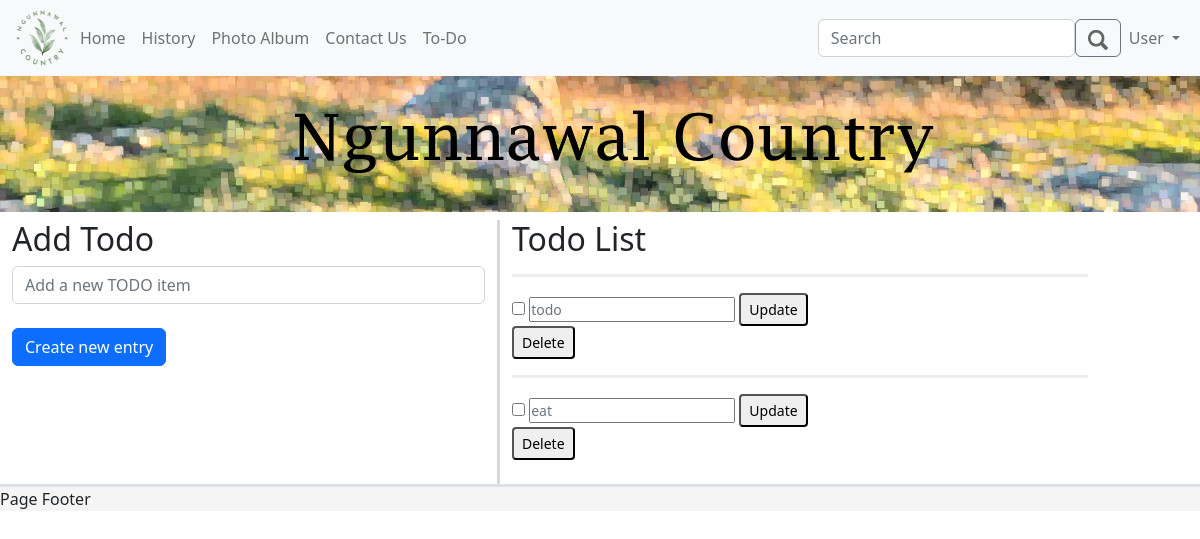
/todo (signed in), run on the app's committed database.
### models.py (models this page shows, shortened)
class User(UserMixin, db.Model):
    id = db.Column(db.Integer, primary_key=True)
    email_address = db.Column(db.String(255), unique=True)
    name = db.Column(db.String(255))
    password_hash = db.Column(db.String(255))
    user_level = db.Column(db.Integer)

class todo (db.Model):
    id = db.Column(db.Integer, primary_key=True, autoincrement=True)
    text = db.Column(db.Text)
    done = db.Column(db.Boolean)

### app.py (the view, shortened to what this page needs)
@app.route('/todo', methods=["POST", "GET"])
def view_todo():
    all_todo = db.session.query(todo).all()  # retrieves whole of to do table from database
    return render_template("todo.html", todos=all_todo, user=current_user)  # sends the user back to the to do page

### models.py (called while the page is built)
@login.user_loader
def load_user(id):
    return User.query.get(int(id))

### templates/todo.html (shortened to what this page needs)
{% extends 'template.html' %}
{% block cellContent1 %}
    <div class="row">
        <div class="col-5 vertical-divider">
            <h2>Add Todo</h2>
            <form method="POST" action="">
                <input type="text" name="text" placeholder="Add a new TODO item" class="form-control">
                <br>
                <button type="submit" value="update" class="btn btn-primary">Create new entry</button>
            </form>
        </div>
        <div class="col-6">
            <h2>Todo List</h2>
            {% for todo in todos %}
                <p>
                <hr class="horizontal-divider">
                <form method="POST" action="/todoedit/{{ todo.id }}">
                    <input type="checkbox" onclick="redirect('/todoedit/{{ todo.id }}')"
                           data-target="/todoedit/{{ todo.id }}" name="done">
                    <input type="text" title="{{ todo.dateAdded }}" value="{{ todo.text }}" name="text"
                           class="form-text">
                    <button type="submit" value="update" class="form-control-sm">Update</button>
                </form>
                <form method="GET" action="/todoedit/{{ todo.id }}">
                    <button type="submit" value="delete" class="form-control-sm">Delete</button>
                </form>
            {% endfor %}
            <br>
        </div>
    </div>
{% endblock %}

### templates/template.html (shortened to what this page needs)
<!DOCTYPE html>
<html lang="en">
<head>
    <link rel="stylesheet" href="/static/ngunnawal.css">
    <link rel="stylesheet" href="/static/css/bootstrap.css">
</head>
<body>
<nav class="navbar navbar-expand-lg bg-light sticky-top">
    <div class="container-fluid">
        <a href="/">
            <img src="/static/images/logo.png" alt="logo" width="60" height="60">
        </a>
        <div class="collapse navbar-collapse" id="navbarNav">
            <ul class="navbar-nav">
                <li class="nav-item">
                    <a class="nav-link" href="/">Home</a>
                </li>
                <li class="nav-item">
                    <a class="nav-link" href="history">History</a>
                </li>
                <li class="nav-item">
                    <a class="nav-link" href="photo">Photo Album</a>
                </li>
                {% if user.user_level == 2 %}
                    <li class="nav-item dropdown">
                        <a class="nav-link dropdown-toggle" href="/" id="navbarDropdown" role="button"
                           data-bs-toggle="dropdown" aria-expanded="false">
                            Contact Us
                        </a>
                        <ul class="dropdown-menu dropdown-menu-light"
                            aria-labelledby="navbarDropdown">
                            <li><a class="dropdown-item" href="contact">Contact Page</a></li>
                            <div class="dropdown-divider"></div>
                            <li><a class="dropdown-item" href="contact_messages">Contact Messages</a></li>
                        </ul>
                    </li>
                {% else %}
                    <li class="nav-item">
                        <a class="nav-link" href="contact">Contact Us</a>
                    </li>
                {% endif %}
                <li class="nav-item">
                    <a class="nav-link" href="todo">To-Do</a>
                </li>
            </ul>
        </div>
        <form class="d-flex" role="search">
            <input class="form-control" type="search" placeholder="Search" aria-label="Search">
            <button class="btn btn-outline-secondary" type="submit"><img src="/static/images/search.png" width="20"
                                                                         style="opacity: 60%"></button>
        </form>
        <div class="nav navbar-nav">
            {% if user.is_anonymous %}
                <li class="nav-item dropdown">
                    <a class="nav-link dropdown-toggle" href="/" id="navbarDropdown" role="button"
                       data-bs-toggle="dropdown" aria-expanded="false">
                        User Account
                    </a>
                    <ul class="dropdown-menu dropdown-menu-light dropdown-menu-end" aria-labelledby="navbarDropdown">
                        <li><a class="dropdown-item" href="register">Register Account</a></li>
                        <div class="dropdown-divider"></div>
                        <li><a class="dropdown-item" href="login">Log In</a></li>
                    </ul>
                </li>
            {% else %}
                <li class="nav-item dropdown">
                    <a class="nav-link dropdown-toggle" href="/" id="navbarDropdown" role="button"
                       data-bs-toggle="dropdown" aria-expanded="false">
                        {{ user.name }}
                    </a>
                </li>
            {% endif %}
        </div>
    </div>
</nav>
<div class="banner">
    <img src="/static/images/banner.png" alt="website banner">
</div>
<div class="container-fluid">
    <div class="row">
        <div class="col-12 align-centre">
        </div>
    </div>
    <div class="row">
        <div class="col-12">
            {% block cellContent1 %} {% endblock %}
        </div>
    </div>
</div>
<div class="footer sticky-bottom border-top border-3">
    Page Footer
</div>
</body>
</html>

### static/ngunnawal.css (style rules this page uses)
* { margin: 0; padding: 0; box-sizing: border-box; }
body { background-color: #cff2ec; }
.banner > img { display: block; margin-left: auto; margin-right: auto; max-height: 100%; max-width: 100%; height: auto; }
.align-centre { text-align: center; }
.footer { overflow: hidden; background-color: rgb(245, 245, 245); width: 100%; bottom: 0; }
hr.horizontal-divider { border-top: 3px solid #bbb; }
.vertical-divider { border-right: 3px solid #d8d8d8; }

### data on the page
User: name "User"
todo: text "todo"
todo: text "eat"
